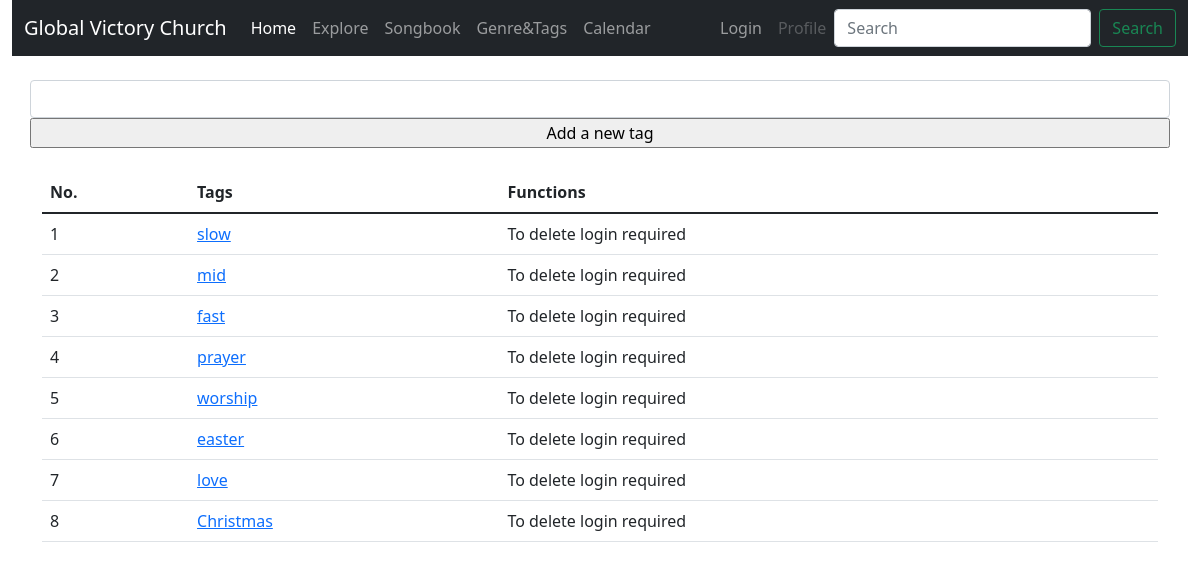
Before: /tag_list with the older database file.
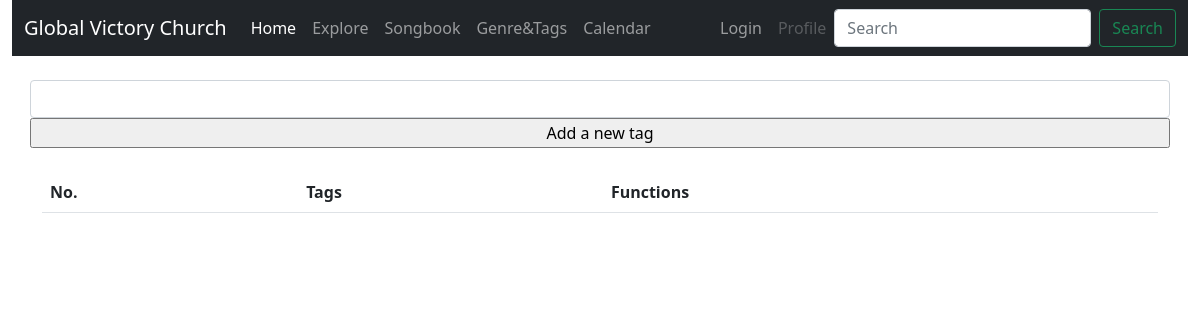
After: the same page with the newer database file.
### app/models.py (models this page shows)
class Tag(db.Model):
    id = db.Column(db.Integer, primary_key=True)
    name = db.Column(db.String)

### app/routes.py (the view)
@app.route('/tag_list', methods=['GET', 'POST'])
def tag_list():
    form = AddTag()
    untag_form = EmptyForm()
    tags = Tag.query.all()
    if form.validate_on_submit():
        t = Tag(name=form.name.data)
        db.session.add(t)
        db.session.commit()
        flash('A new tag has been saved.')
        return redirect(url_for('tag_list'))
    return render_template('tag_list.html', title='Tag list', tags=tags, form=form, untag_form=untag_form)

### app/forms.py (shortened to what this page needs)
class AddTag(FlaskForm):
    name = StringField('Tag', validators=[DataRequired()], render_kw={"class": "form-control"})
    submit = SubmitField('Add a new tag')

class EmptyForm(FlaskForm):
    submit = SubmitField('Submit')

### _issues/routes.py (called while the page is built)
@app.before_request
def before_request():
    if current_user.is_authenticated:
        current_user.last_seen = datetime.utcnow()
        db.session.commit()

### app/routes.py (called while the page is built)
@app.before_request
def before_request():
    if current_user.is_authenticated:
        current_user.last_seen = datetime.utcnow()
        db.session.commit()

### app/templates/tag_list.html (shortened to what this page needs)
{% extends "base.html" %}
{% block app_content %}
    <br>
	<div class="row">
		<div class="col">
			<form class="row needs-validation" action method="post" novalidate>
			{{ form.name() }}
			{{ form.submit() }}
			</form>
		</div>
	</div>
	<br>
	{% include '_tags.html' %}
{% endblock %}

### app/templates/_tags.html
<div class="row">
		<div class="col">
			<table class="table table-responsive-sm table-hover">
			<thead>
			  <tr>
				 <th class="th-sm" scope="col">No.</th>
				 <th class="th-lg" scope="col">Tags</th>
				 <th class="th-sm" scope="col">Functions</th>
			  </tr>
			</thead>
			<tbody>
			{% for t in tags %}
				<tr valign="top">
					<td>{{ t.id }}</td>
					<td><a href="{{ url_for('.tag_songlist', tagid=t.id) }}">{{ t.name }}</a></td>
					<td>
					{% if current_user.is_anonymous %}
					To delete login required
					{% else %}
					<form action="{{ url_for('.remove_tag', tagid=t.id) }}" method="post">
						{{ form.hidden_tag() }}
						{{ form.submit(value='Delete') }}
					</form>
					{% endif %}
					</td>
				</tr>
			{% endfor %}
			</tbody>
			</table>
		</div>
	</div>

Changed rows visible on the page:
removed Tag: id "1", name "slow"
removed Tag: id "2", name "mid"
removed Tag: id "3", name "fast"
removed Tag: id "4", name "prayer"
removed Tag: id "5", name "worship"
removed Tag: id "6", name "easter"
removed Tag: id "7", name "love"
removed Tag: id "8", name "Christmas"
